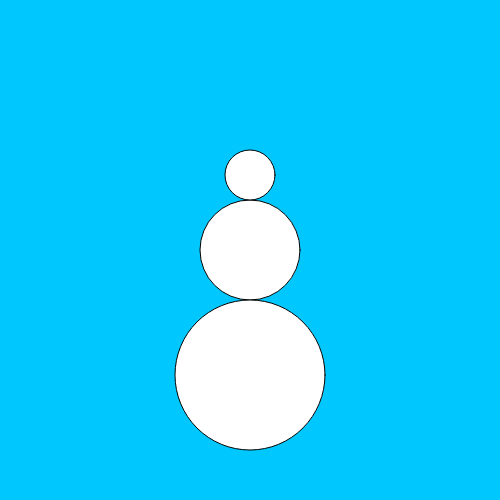
Frame 1 (no input)
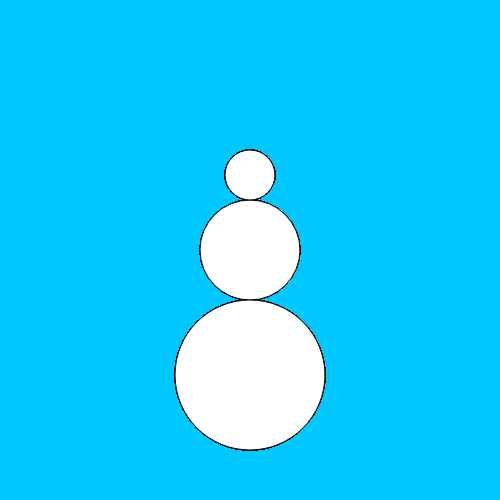
Frame 60 (no input)
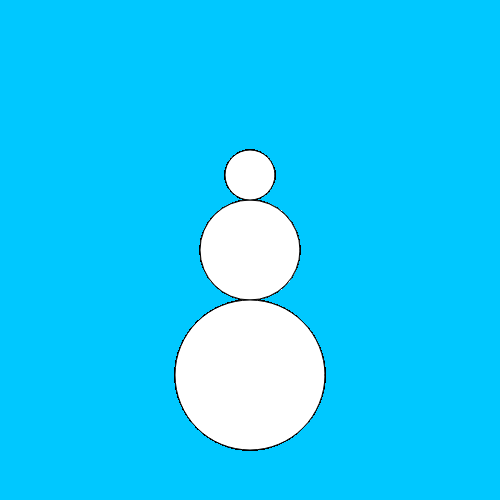
Frame 120 (the mouse pressed at the canvas centre since frame 60)

The p5.js sketch that drew these frames (run headless with seeded random() and noise() and a simulated clock; from frame 60 on, the mouse is pressed at the canvas centre):

// p5.js sketch
// ── sketch.js

function setup() {
  createCanvas(500, 500);
  background(0,200,255);
}

function draw() {
  //bottom of snowman
  ellipse(width/2, height/2, 100, 100);
  //middle of snowman
  ellipse(width/2, height/2+125, 150, 150);
  //top of snowman
  ellipse(width/2, height/2-75, 50, 50);
}
